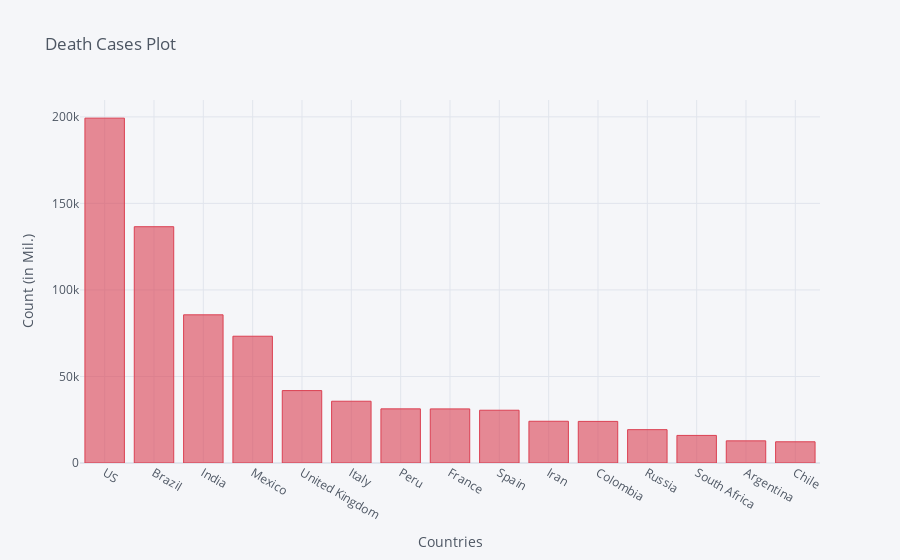

Notebook code cell kept with this figure:
### Code cell
death_df2_plot.iplot(kind='bar', x='Country/Region', y='9/19/20',color='red',
                    title='Death Cases Plot',xTitle='Countries',yTitle='Count (in Mil.)')

### Figure 1 — Plotly figure (JSON) as saved in the notebook; plotly's stock layout.template omitted (floating-point values rounded to 4 significant figures)
{"data": [{"marker": {"color": "rgba(219, 64, 82, 0.6)", "line": {"color": "rgba(219, 64, 82, 1.0)", "width": 1}}, "name": "9/19/20", "orientation": "v", "text": "", "type": "bar", "x": ["US", "Brazil", "India", "Mexico", "United Kingdom", "Italy", "Peru", "France", "Spain", "Iran", "Colombia", "Russia", "South Africa", "Argentina", "Chile"], "y": [199259, 136532, 85619, 73258, 41848, 35692, 31283, 31257, 30495, 24118, 24039, 19270, 15940, 12799, 12254]}], "layout": {"legend": {"bgcolor": "#F5F6F9", "font": {"color": "#4D5663"}}, "paper_bgcolor": "#F5F6F9", "plot_bgcolor": "#F5F6F9", "title": {"font": {"color": "#4D5663"}, "text": "Death Cases Plot"}, "xaxis": {"gridcolor": "#E1E5ED", "showgrid": true, "tickfont": {"color": "#4D5663"}, "title": {"font": {"color": "#4D5663"}, "text": "Countries"}, "zerolinecolor": "#E1E5ED"}, "yaxis": {"gridcolor": "#E1E5ED", "showgrid": true, "tickfont": {"color": "#4D5663"}, "title": {"font": {"color": "#4D5663"}, "text": "Count (in Mil.)"}, "zerolinecolor": "#E1E5ED"}}}
